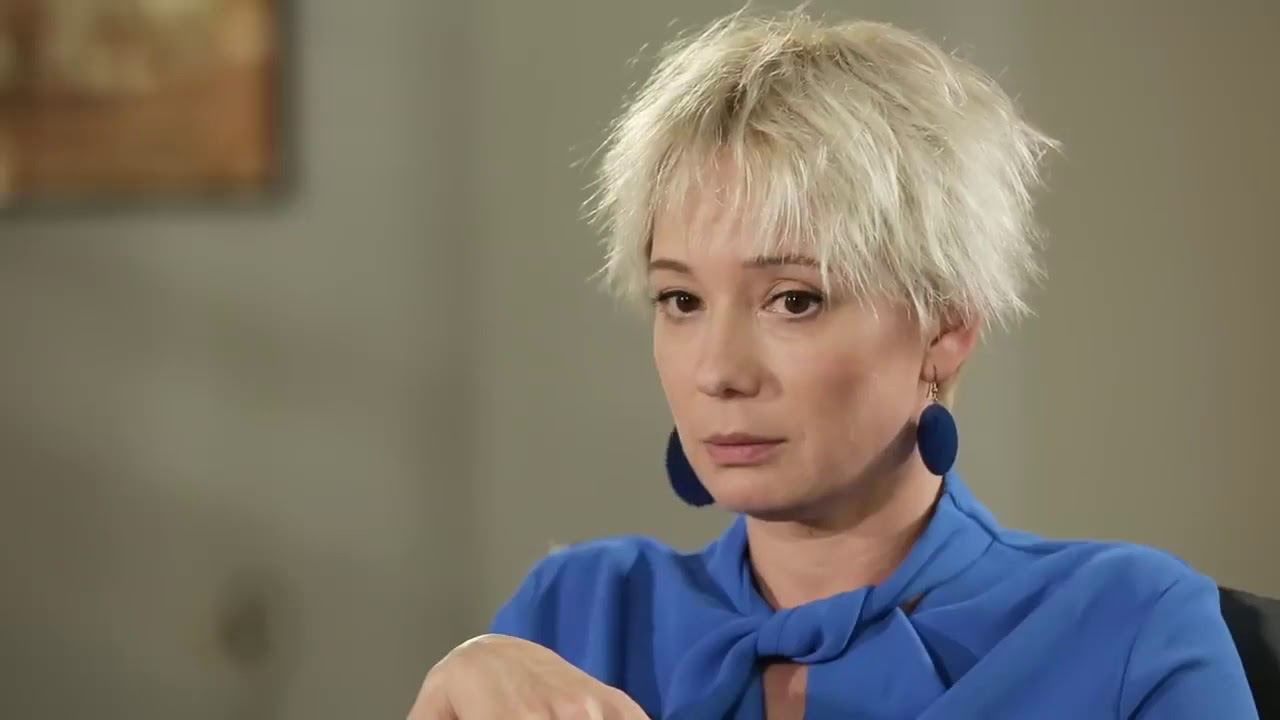
#> input picture media/chulpan.jpg, 1280 x 720 px
$ python lesson_8.py
#> lines starting #> are read from the running program, lines starting #| are printed output that depends on the picture; after the words box and inside, x2 and y2 are one past the last pixel; in counts of white or black regions, pixels touching at a corner belong together
import cv2

faceCascade = cv2.CascadeClassifier('media/cascade.xml')

image = cv2.imread('media/chulpan.jpg')
#> image is the input picture: shape (720, 1280, 3); mean B, G, R 104.8, 117.2, 123.8
image_gray = cv2.cvtColor(image, cv2.COLOR_BGR2GRAY)
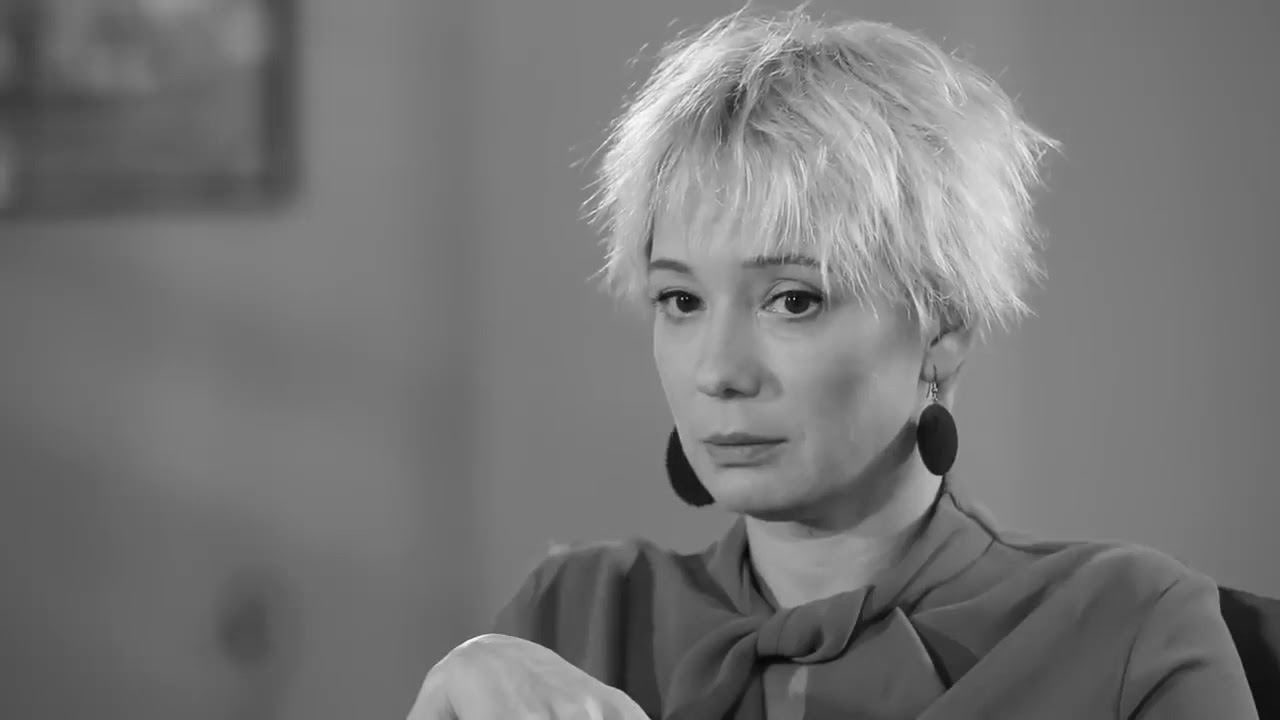
#> image_gray: shape (720, 1280); min 3, max 253, mean 117.7

faces = faceCascade.detectMultiScale(image_gray, 1.1, 4)
#> faces = [[896, 129, 146, 146], [576, 175, 317, 317]]
for (x, y, w, h) in faces:
    cv2.rectangle(image, (x, y), (x + w, y + h), (255, 0, 255), 2)
#> this loop made 2 passes
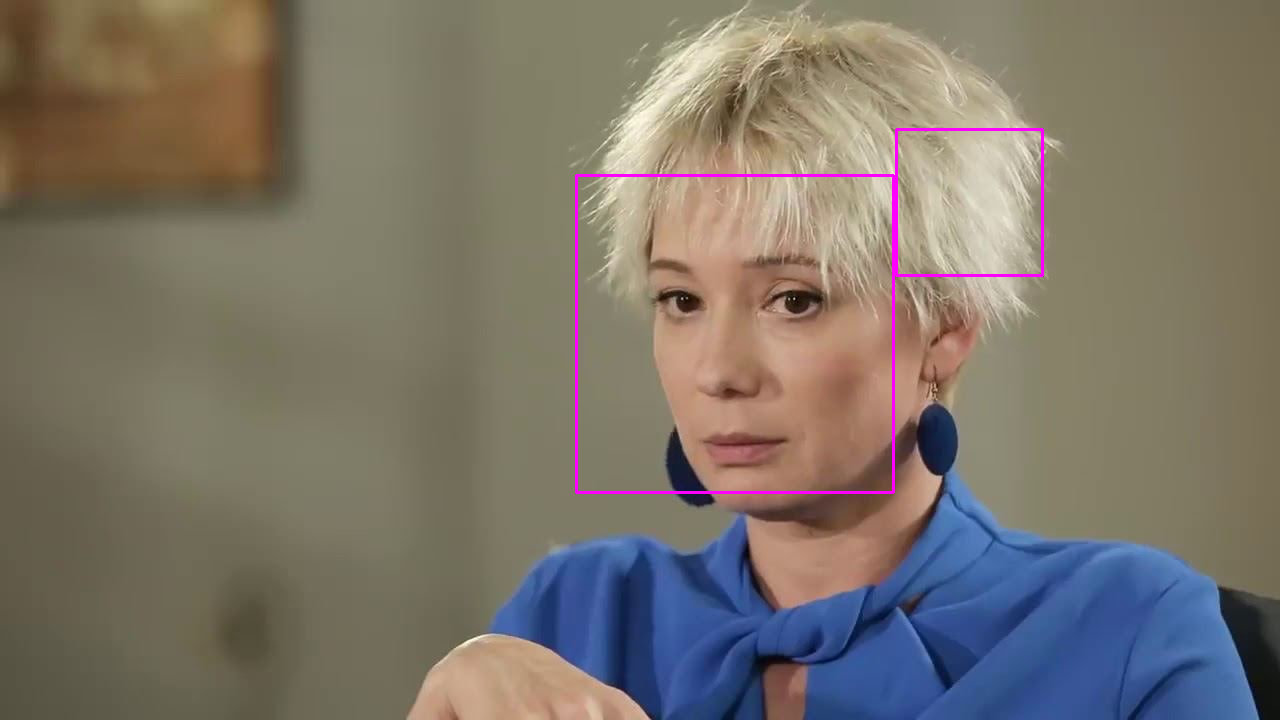
#> image: shape (720, 1280, 3); 0.6% of pixels changed, all inside (x1, y1, x2, y2) = (575, 128, 1044, 494)


cv2.imshow('Aitenir', image)

cv2.waitKey(0)
